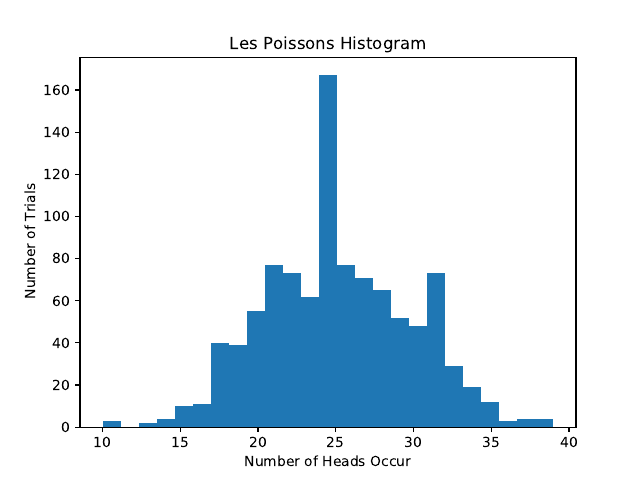

This figure's Python source:
"""
Simulate a bionomial process
"""

# Import a method to generate random die rolls
#
# random.randint -- generate random integeters in a range
from random import randint

import matplotlib
matplotlib.use('Agg')
from matplotlib import pyplot as plt

def simulate():
  """
  Simulate rolling a die with prob 1/40
  
  inputs: no
  output: True if die1 = 1, False otherwise
  """
  
  # Simulate the roll a die
  # randint(1,40) generates an int in the range of 1 to 40, inclusive
  die1 = randint(1,40)

  return die1 == 1
  

def main():  
  """
  Call simulate a large number of times and report the fraction of successes
  """
  
  max_trials = 1000
  num_sucesses = 0
  
  for trial in range(max_trials):
    result = simulate()
    
    if result == True:
      num_sucesses += 1
  
  # Report the fraction of trials that yeilded success
  frac_success = num_sucesses / max_trials
  # print(frac_success)
  return frac_success
  

if __name__ == '__main__':
  results = []
  
  # run a large number of simulated trials and collect the results in a list
  for i in range(1000):
    frac_success = main()
    results.append(frac_success * 1000)


  plt.figure()
  plt.title("Les Poissons Histogram")
  plt.xlabel("Number of Heads Occur")
  plt.ylabel("Number of Trials")
  plt.hist(results, 25)
  plt.savefig('les_poissons.pdf', )  
    
   